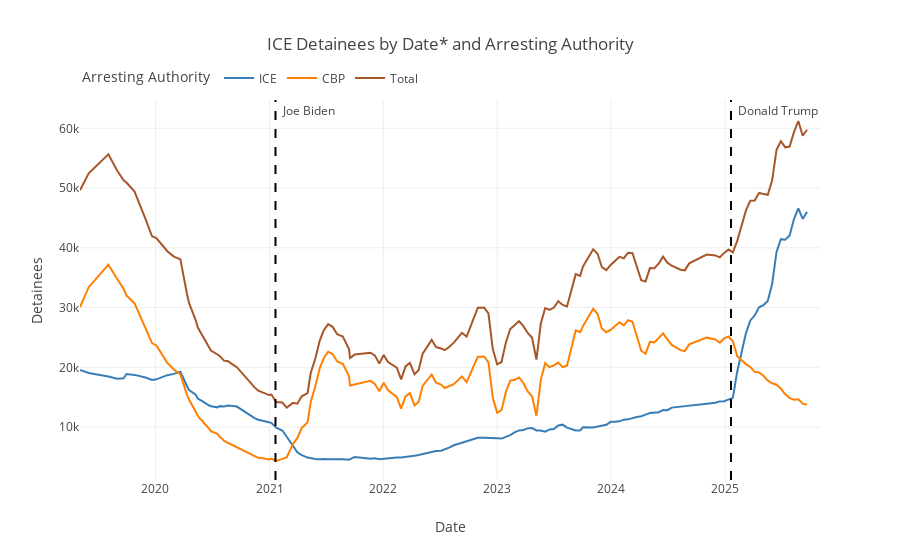

This figure's notebook cell:
### Markdown cell above
## Graphing Functions

The purpose of the `detentions module is to make it easy for uses to visualize all facets of this dataset. This involves seeing data on Arresting Authority (AA) and Criminality. And data as raw counts and percentages.

#### Arresting Authority

  * get_aa_count_chart
  * get_aa_pct_chart

### Code cell
fig = detentions.get_aa_count_chart()
fig.show()

### Figure 1 — Plotly figure (JSON) as saved in the notebook; plotly's stock layout.template omitted (floating-point values rounded to 4 significant figures; data arrays with more than 128 entries replaced by an {"elided": "..."} marker saying what was removed)
{"data": [{"hovertemplate": "Arresting Authority=ICE<br>date=%{x}<br>count=%{y}<extra></extra>", "legendgroup": "ICE", "line": {"color": "#377eb8", "dash": "solid"}, "marker": {"symbol": "circle"}, "mode": "lines", "name": "ICE", "orientation": "v", "showlegend": true, "type": "scatter", "x": {"elided": "147 str values"}, "xaxis": "x", "y": {"elided": "147 int values"}, "yaxis": "y"}, {"hovertemplate": "Arresting Authority=CBP<br>date=%{x}<br>count=%{y}<extra></extra>", "legendgroup": "CBP", "line": {"color": "#ff7f00", "dash": "solid"}, "marker": {"symbol": "circle"}, "mode": "lines", "name": "CBP", "orientation": "v", "showlegend": true, "type": "scatter", "x": {"elided": "147 str values"}, "xaxis": "x", "y": {"elided": "147 int values"}, "yaxis": "y"}, {"hovertemplate": "Arresting Authority=Total<br>date=%{x}<br>count=%{y}<extra></extra>", "legendgroup": "Total", "line": {"color": "#a65628", "dash": "solid"}, "marker": {"symbol": "circle"}, "mode": "lines", "name": "Total", "orientation": "v", "showlegend": true, "type": "scatter", "x": {"elided": "147 str values"}, "xaxis": "x", "y": {"elided": "147 int values"}, "yaxis": "y"}], "layout": {"annotations": [{"showarrow": false, "text": "Joe Biden", "x": "2021-01-20T00:00:00", "xanchor": "left", "xshift": 5, "y": 61226, "yanchor": "bottom"}, {"showarrow": false, "text": "Donald Trump", "x": "2025-01-20T00:00:00", "xanchor": "left", "xshift": 5, "y": 61226, "yanchor": "bottom"}], "legend": {"orientation": "h", "title": {"text": "Arresting Authority"}, "tracegroupgap": 0, "x": 0, "xanchor": "left", "y": 1.02, "yanchor": "bottom"}, "margin": {"t": 100}, "shapes": [{"line": {"color": "black", "dash": "dash"}, "type": "line", "x0": "2021-01-20T00:00:00", "x1": "2021-01-20T00:00:00", "xref": "x", "y0": 0, "y1": 1, "yref": "y domain"}, {"line": {"color": "black", "dash": "dash"}, "type": "line", "x0": "2025-01-20T00:00:00", "x1": "2025-01-20T00:00:00", "xref": "x", "y0": 0, "y1": 1, "yref": "y domain"}], "title": {"text": "ICE Detainees by Date* and Arresting Authority"}, "xaxis": {"anchor": "y", "domain": [0, 1], "title": {"text": "Date"}}, "yaxis": {"anchor": "x", "domain": [0, 1], "title": {"text": "Detainees"}}}}
